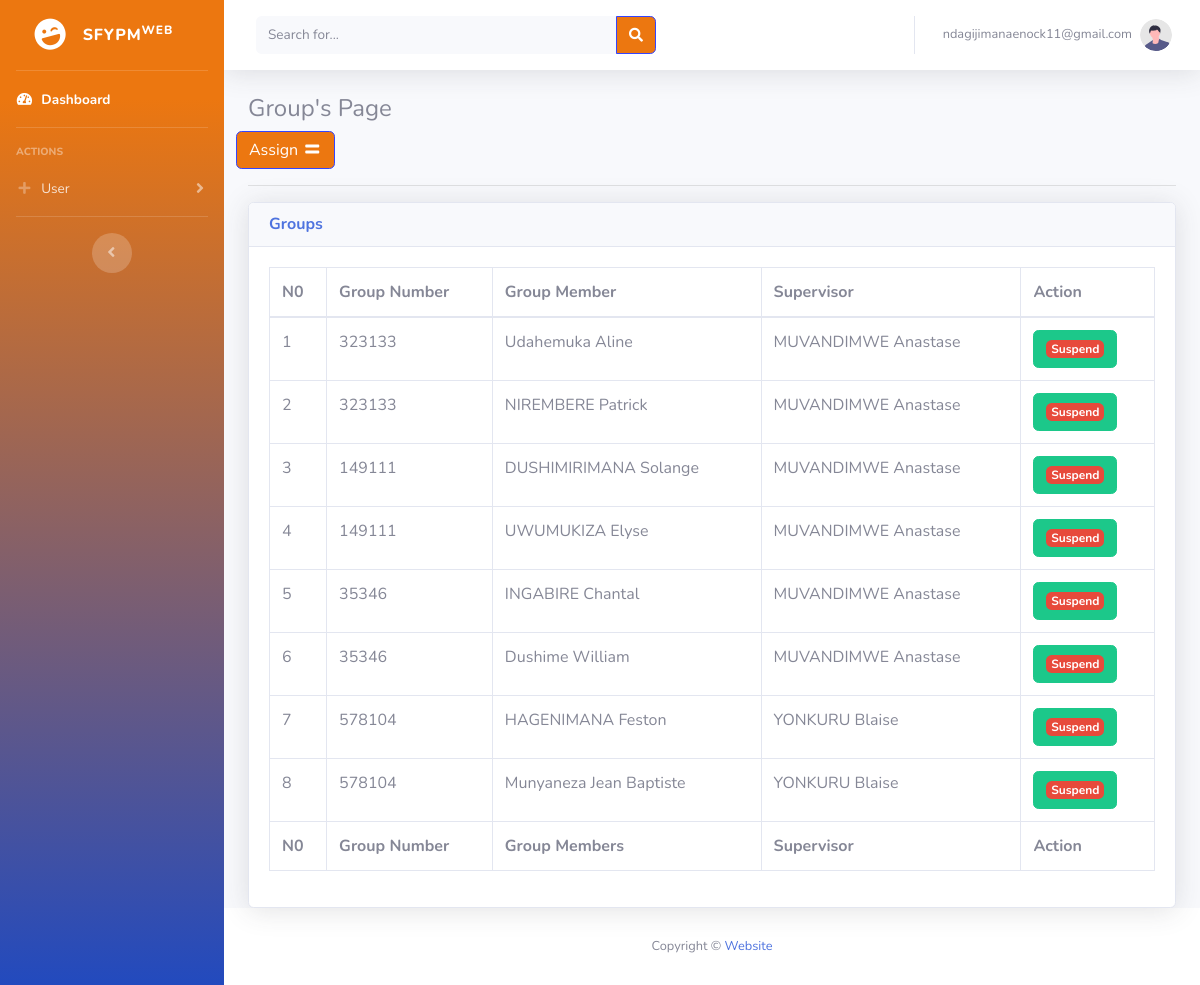
The page /sadmin/groups.php (signed in) on the database its author committed.
### tables this page shows
CREATE TABLE `tbl_group` (
  `gid` int(11) NOT NULL,
  `groupNumber` int(10) NOT NULL,
  `studentOne` int(11) NOT NULL,
  `studentTwo` int(11) NOT NULL,
  `superVisorID` int(11) DEFAULT NULL,
  `CreatedOne` date NOT NULL DEFAULT current_timestamp(),
  `status` int(3) NOT NULL
);

CREATE TABLE `tbl_students` (
  `sID` int(11) NOT NULL,
  `fname` varchar(50) NOT NULL,
  `lname` varchar(50) NOT NULL,
  `reg_number` varchar(18) NOT NULL,
  `email` varchar(200) NOT NULL,
  `phoneNumber` varchar(18) NOT NULL,
  `password` varchar(255) NOT NULL,
  `Department` varchar(100) NOT NULL,
  `Academic_Year` varchar(20) NOT NULL,
  `date` timestamp NOT NULL DEFAULT current_timestamp(),
  `status` int(3) NOT NULL,
  `groupStatsu` varchar(15) DEFAULT NULL
);

CREATE TABLE `tbl_users` (
  `uid` int(11) NOT NULL,
  `fname` varchar(80) NOT NULL,
  `lname` varchar(80) NOT NULL,
  `phoneNumber` varchar(18) NOT NULL,
  `email` varchar(100) NOT NULL,
  `password` varchar(255) NOT NULL,
  `userType` varchar(12) NOT NULL,
  `date` timestamp NOT NULL DEFAULT current_timestamp(),
  `status` int(3) NOT NULL
);

### sadmin/groups.php (the view, shortened to what this page needs)
<?php
include('../include/config.php');
if (strlen($_SESSION['sadmin_id']) == 0) {
    header('location:../login.php');
} else {
?>
<!DOCTYPE html>
<html lang="en">
<head>
    <link href="../plugins/vendor/fontawesome-free/css/all.min.css" rel="stylesheet" type="text/css">
    <link href="../plugins/css/sb-admin-2.css" rel="stylesheet">
</head>
<body id="page-top">
    <div id="wrapper">
        <?php
            include 'include/sidebar.php';
       ?>
        <div id="content-wrapper" class="d-flex flex-column">
            <div id="content">
                <?php
                        include 'include/topbar.php'
                   ?>
                <div class="container-fluid">
                    <h4>
                        Group's Page
                    </h4>
                    <div class="row">
                        <a href="#" class="btn btn-primary" data-toggle="modal" data-target="#GroupyModal">Assign <i
                                class="fas fa-fw fa-equals"></i></a>
                    </div>
                    <hr>
                    <div class="card shadow mb-12">
                        <div class="card-header py-12">
                            <h6 class="m-0 font-weight-bold text-primary">Groups</h6>
                        </div>
                        <div class="card-body">
                            <div class="table-responsive">
                                <table class="table table-bordered" id="dataTable" width="100%" cellspacing="0">
                                    <thead>
                                        <tr>
                                            <th>N0</th>
                                            <th>Group Number</th>
                                            <th>Group Member</th>
                                            <th>Supervisor</th>
                                            <th>Action</th>
                                        </tr>
                                    </thead>
                                    <tfoot>
                                        <tr>
                                            <th>N0</th>
                                            <th>Group Number</th>
                                            <th>Group Members</th>
                                            <th>Supervisor</th>
                                            <th>Action</th>
                                        </tr>
                                    </tfoot>
                                    <tbody>
                                        <tr>
                                            <?php
                                            $query = mysqli_query($con,"SELECT tbl_students.fname as StuFname,
                                            tbl_students.lname as StuLname, tbl_group.groupNumber as groupNumber,tbl_group.gid as gid,
                                             tbl_users.lname as slname,tbl_users.fname as sfname FROM `tbl_group`
                                             LEFT JOIN tbl_students ON tbl_group.studentOne= tbl_students.sID OR
                                             tbl_group.studentTwo= tbl_students.sID LEFT JOIN tbl_users ON
                                             tbl_users.uid = tbl_group.superVisorID WHERE tbl_group.status='1'
                                             OR tbl_group.status='2'");
                                            if (mysqli_num_rows($query)<=0) {
                                                ?>
                                            <h1 style="color: red;">No data Founds !</h1>
                                            <?php
                                            } else {
                                            $number=1;
                                                while ($row1 = mysqli_fetch_array($query)) {
                                        ?>
                                            <td><?php echo $number;?></td>
                                            <td><?php echo $row1['groupNumber'];?></td>
                                            <td><?php echo $row1['StuFname'] . " ".$row1['StuLname'];?></td>
                                            <td><?php echo $row1['slname'] . " " . $row1['sfname'];?></td>
                                            <td>
                                                <a href="groups.php?del=<?php echo $row1['gid'];?>" class="btn btn-success"><span
                                                        class='badge bg-danger'>Suspend</span></a>
                                            </td>
                                        </tr>
                                        <?php
                                        $number+=1;
                                                    }
                                                }
                                        ?>
                                    </tbody>
                                </table>
                            </div>
                        </div>
                    </div>
                </div>
                <?php
                include 'include/footer.php';
           ?>
            </div>
        </div>
</body>
</html>
<?php
    }
?>

### sadmin/include/sidebar.php (shortened to what this page needs)
 <ul class="navbar-nav bg-gradient-primary sidebar sidebar-dark accordion" id="accordionSidebar">
<a class="sidebar-brand d-flex align-items-center justify-content-center" href="dashboard.php">
    <div class="sidebar-brand-icon rotate-n-15">
        <i class="fas fa-laugh-wink"></i>
    </div>
    <div class="sidebar-brand-text mx-3">SFYPM<sup>WEB</sup></div>
</a>
<hr class="sidebar-divider my-0">
<li class="nav-item active">
    <a class="nav-link" href="dashboard.php">
        <i class="fas fa-fw fa-tachometer-alt"></i>
        <span>Dashboard</span></a>
</li>
<hr class="sidebar-divider">
<div class="sidebar-heading">
    Actions
</div>
<li class="nav-item">
    <a class="nav-link collapsed" href="#" data-toggle="collapse" data-target="#collapseThree"
        aria-expanded="true" aria-controls="collapseThree">
        <i class="fas fa-fw fa-plus"></i>
        <span>User</span>
    </a>
</li>
<hr class="sidebar-divider d-none d-md-block">
<div class="text-center d-none d-md-inline">
    <button class="rounded-circle border-0" id="sidebarToggle"></button>
</div>
</ul>

### sadmin/include/topbar.php (shortened to what this page needs)
<nav class="navbar navbar-expand navbar-light bg-white topbar mb-4 static-top shadow">
    <form class="d-none d-sm-inline-block form-inline mr-auto ml-md-3 my-2 my-md-0 mw-100 navbar-search">
        <div class="input-group">
            <input type="text" class="form-control bg-light border-0 small" placeholder="Search for..."
                aria-label="Search" aria-describedby="basic-addon2">
            <div class="input-group-append">
                <button class="btn btn-primary" type="button">
                    <i class="fas fa-search fa-sm"></i>
                </button>
            </div>
        </div>
    </form>
    <ul class="navbar-nav ml-auto">
        <li class="nav-item dropdown no-arrow">
            <a class="nav-link dropdown-toggle" href="#" id="userDropdown" role="button" data-toggle="dropdown"
                aria-haspopup="true" aria-expanded="false">
                <span class="mr-2 d-none d-lg-inline text-gray-600 small"><?php echo $_SESSION['sadmin_email']; ?></span>
                <img class="img-profile rounded-circle" src="../plugins/img/undraw_profile.svg">
            </a>
        </li>
    </ul>
</nav>

### sadmin/include/footer.php
<footer class="sticky-footer bg-white">
    <div class="container my-auto">
         <div class="copyright text-center my-auto">
            <span>Copyright &copy;  <a href="https://nigoote.com">Website</a></span>
        </div>
    </div>
</footer>

### rows shown on the page
tbl_group: groupNumber "323133", studentOne.fname "Udahemuka", studentOne.lname "Aline", superVisorID.lname "MUVANDIMWE", superVisorID.fname "Anastase", studentTwo.fname "NIREMBERE", studentTwo.lname "Patrick"
tbl_group: groupNumber "149111", studentTwo.fname "DUSHIMIRIMANA", studentTwo.lname "Solange", superVisorID.lname "MUVANDIMWE", superVisorID.fname "Anastase", studentOne.fname "UWUMUKIZA", studentOne.lname "Elyse"
tbl_group: groupNumber "35346", studentOne.fname "INGABIRE", studentOne.lname "Chantal", superVisorID.lname "MUVANDIMWE", superVisorID.fname "Anastase", studentTwo.fname "Dushime", studentTwo.lname "William"
tbl_group: groupNumber "578104", studentTwo.fname "HAGENIMANA", studentTwo.lname "Feston", superVisorID.lname "YONKURU", superVisorID.fname "Blaise", studentOne.fname "Munyaneza", studentOne.lname "Jean Baptiste"

### other values the page prints
$_SESSION['sadmin_email'] "ndagijimanaenock11@gmail.com"
